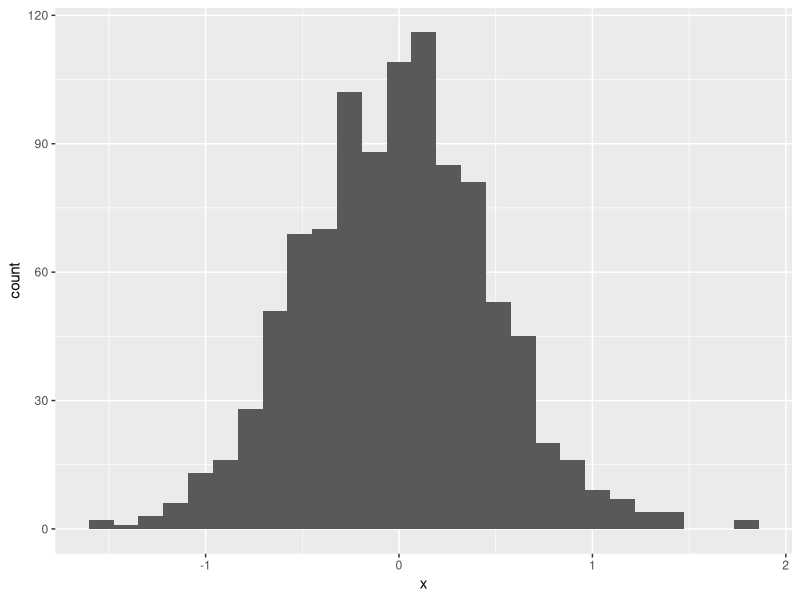
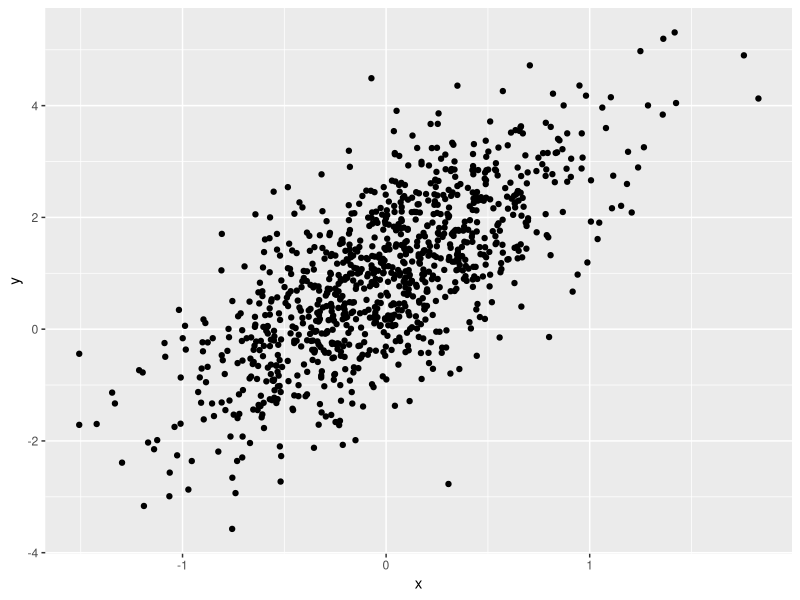
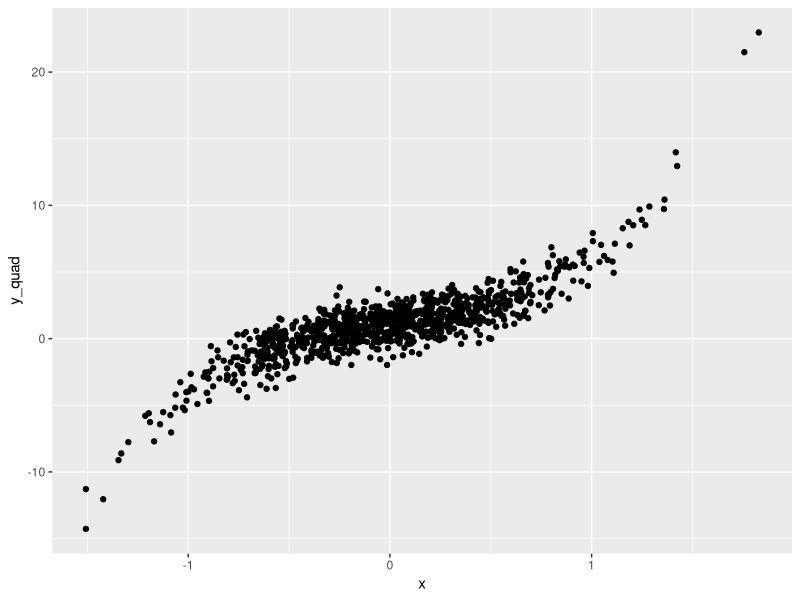
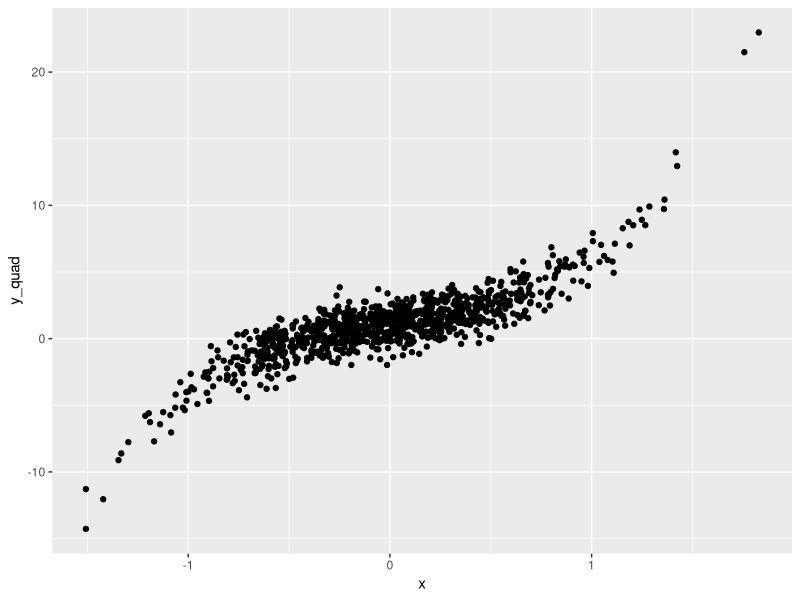

These charts were generated, in order, by the following R code:
## data frames
library(tidyverse)
example_df = tibble(
  vec_numeric = 1:4,
  vec_char = c('My', 'name', 'is', 'Zheyan'),
  vec_factor = factor(c('male','male','female','male')),
  define_name = 2:5
)
# draw some plots
plot_df = tibble(
  x = rnorm(1000, sd=0.5),
  y = 1 + 2 * x + rnorm(1000),
  y_quad = 1 + 2 * x + 3 * x^3 + rnorm(1000)
)
ggplot(plot_df,aes(x=x)) + geom_histogram(bins = 27)
ggplot(plot_df,aes(x=x,y=y)) + geom_point()
ggplot(plot_df,aes(x=x,y=y_quad)) + geom_point()

getwd()
ggsave('scatter_plot.pdf', height=4, width=4)

